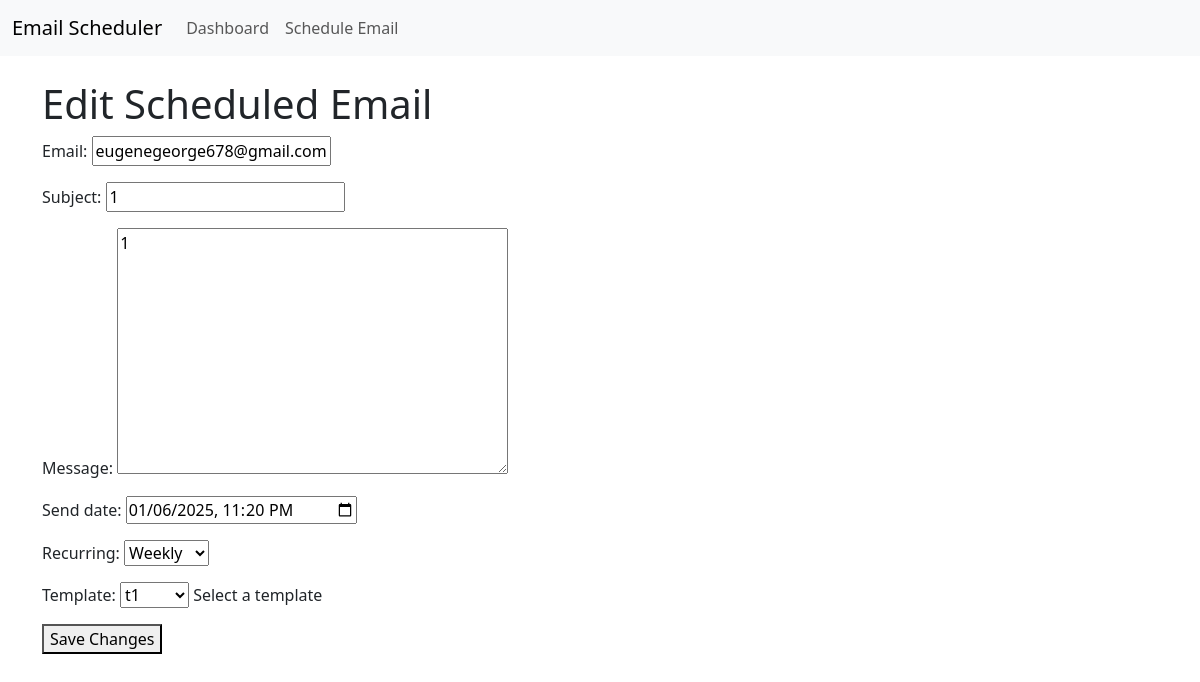
/edit/3/, run on an earlier commit of the app's database.
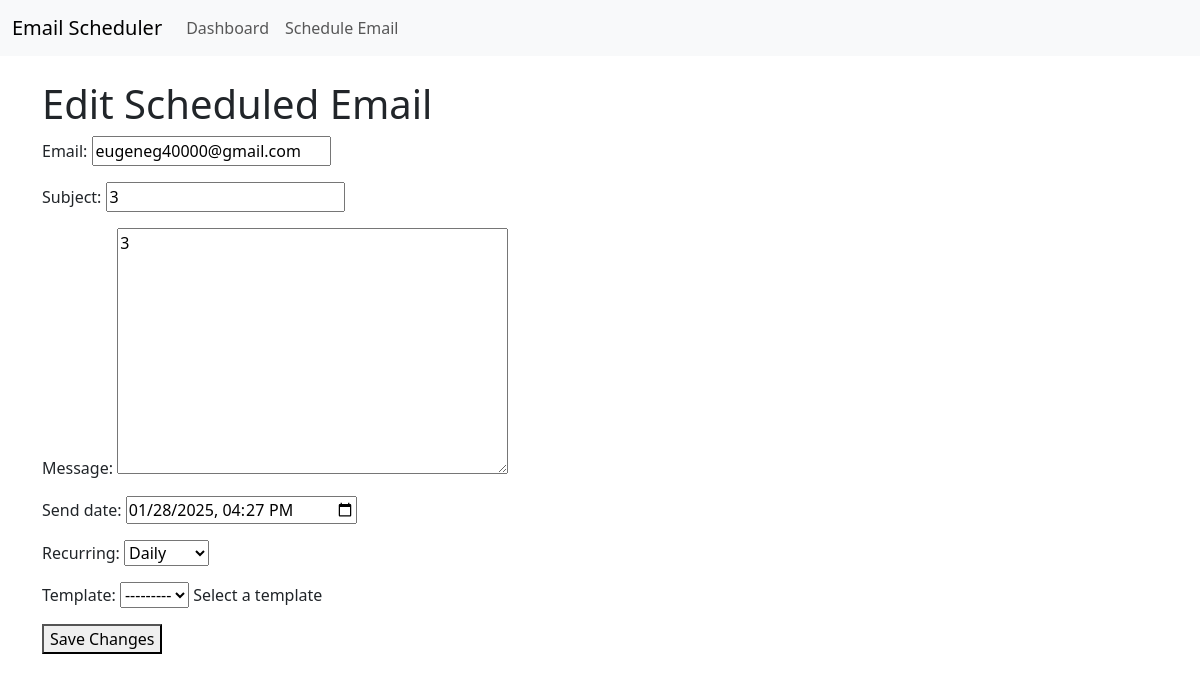
And on a later commit of the database.
### email_scheduler/models.py (models this page shows, shortened)
class EmailSchedule(models.Model):
    email = models.EmailField()
    subject = models.CharField(max_length=255)
    message = models.TextField()
    send_date = models.DateTimeField(null=True, blank=True)
    status = models.CharField(max_length=10, choices=[('Pending', 'Pending'), ('Sent', 'Sent'), ('Failed', 'Failed'), ('Canceled', 'Canceled')],default='Pending')
    recurring = models.CharField(max_length=10, choices=[('Daily', 'Daily'), ('Weekly', 'Weekly'), ('Monthly', 'Monthly')], blank=True, null=True)
    template = models.ForeignKey(EmailTemplate, on_delete=models.SET_NULL, null=True, blank=True)
    created_at = models.DateTimeField(auto_now_add=True)
    updated_at = models.DateTimeField(auto_now=True)
    class Meta:
        ordering = ['-created_at']  # Default ordering
        indexes = [
            models.Index(fields=['send_date']),
            models.Index(fields=['status']),
            models.Index(fields=['created_at']),
        ]
    RECURRING_INTERVALS = {
        'Daily': lambda date: date + timedelta(days=1),
        'Weekly': lambda date: date + timedelta(weeks=1),
        'Monthly': lambda date: date + timedelta(weeks=4),
    }

### email_scheduler/views.py (the view)
# urls.py: path('edit/<int:email_id>/', views.edit_email, name='edit_email'),
def edit_email(request, email_id):
    email_schedule = get_object_or_404(EmailSchedule, id=email_id)
    if email_schedule.status == 'Sent':
        return JsonResponse({"error": "Editing is not allowed for emails that have already been sent."}, status=403)
    if request.method == 'POST':
        form = EmailScheduleForm(request.POST, instance=email_schedule)
        if form.is_valid():
            updated_email = form.save(commit=False)
            template = form.cleaned_data.get('template')
            if template:
                updated_email.subject = template.subject
                updated_email.message = template.message
            if email_schedule.recurring != updated_email.recurring and updated_email.recurring:
                updated_email.send_date = updated_email.calculate_next_send_date()
            updated_email.status = 'Pending'
            updated_email.save()
            send_email_task.apply_async((updated_email.id,), eta=updated_email.send_date)
            logger.info(f"Email updated: {updated_email}")
            return redirect('email_dashboard')
    else:
        form = EmailScheduleForm(instance=email_schedule)
    if request.headers.get('X-Requested-With') == 'XMLHttpRequest':
        template_id = request.GET.get('template_id')
        if template_id:
            template = get_object_or_404(EmailTemplate, id=template_id)
            return JsonResponse({'subject': template.subject, 'message': template.message})
    return render(request, 'edit_email.html', {'form': form, 'email_schedule': email_schedule})

### email_scheduler/forms.py (shortened to what this page needs)
class EmailScheduleForm(forms.ModelForm):
    send_date = forms.DateTimeField(
        widget=forms.DateTimeInput(attrs={'type': 'datetime-local'}),
        input_formats=['%Y-%m-%dT%H:%M'],
    )
    template = forms.ModelChoiceField(
        queryset=EmailTemplate.objects.all(),
        required=False,
        help_text="Select a template",
    )
    class Meta:
        model = EmailSchedule
        fields = ['email', 'subject', 'message', 'send_date', 'recurring', 'template']

### email_scheduler/templates/edit_email.html (shortened to what this page needs)
{% extends 'base.html' %}
{% block content %}
<h1>Edit Scheduled Email</h1>
<form method="post">
    {{ form.as_p }}
    <button type="submit">Save Changes</button>
</form>
{% endblock %}

What changed in the data, as far as the page shows it:
changed EmailSchedule: email "eugenegeorge678@gmail.com" → "eugeneg40000@gmail.com"; subject "1" → "3"; message "1" → "3"; send_date "01/06/2025 23:20" → "01/28/2025 16:27"; recurring "Weekly" → "Daily"; template "t1" → "---------"
